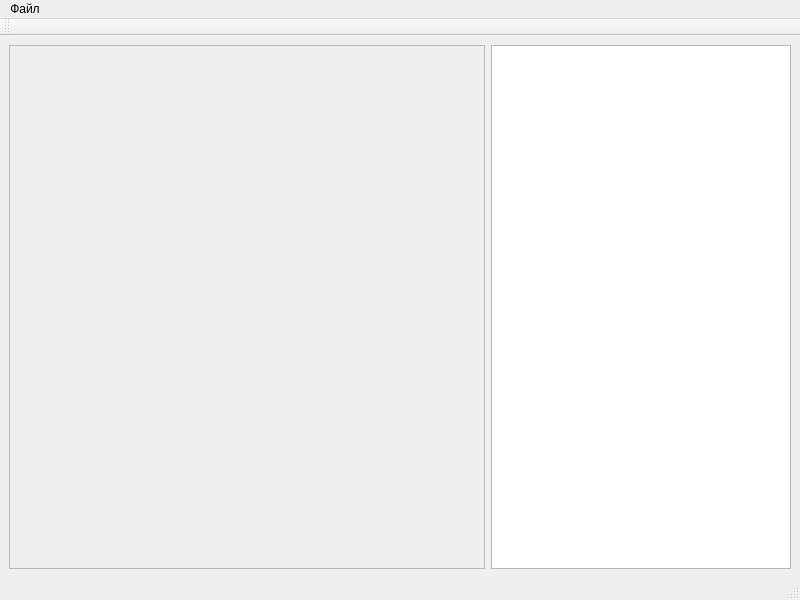
<?xml version="1.0" encoding="UTF-8"?>
<ui version="4.0">
 <class>Window_Document_Editor</class>
 <widget class="QMainWindow" name="Window_Document_Editor">
  <property name="geometry">
   <rect>
    <x>0</x>
    <y>0</y>
    <width>800</width>
    <height>600</height>
   </rect>
  </property>
  <property name="windowTitle">
   <string>MainWindow</string>
  </property>
  <widget class="QWidget" name="centralwidget">
   <layout class="QVBoxLayout" name="verticalLayout">
    <item>
     <layout class="QHBoxLayout" name="horizontalLayout">
      <item>
       <widget class="QFrame" name="frame">
        <property name="frameShape">
         <enum>QFrame::StyledPanel</enum>
        </property>
        <property name="frameShadow">
         <enum>QFrame::Raised</enum>
        </property>
        <layout class="QVBoxLayout" name="verticalLayout_3">
         <item>
          <layout class="QVBoxLayout" name="verticalLayout_2"/>
         </item>
        </layout>
       </widget>
      </item>
      <item>
       <widget class="QTableView" name="tableView_documents">
        <property name="maximumSize">
         <size>
          <width>300</width>
          <height>16777215</height>
         </size>
        </property>
       </widget>
      </item>
     </layout>
    </item>
   </layout>
  </widget>
  <widget class="QMenuBar" name="menubar">
   <property name="geometry">
    <rect>
     <x>0</x>
     <y>0</y>
     <width>800</width>
     <height>20</height>
    </rect>
   </property>
   <widget class="QMenu" name="menu">
    <property name="title">
     <string>Файл</string>
    </property>
    <addaction name="action_print"/>
    <addaction name="action_save"/>
    <addaction name="action_param_page"/>
   </widget>
   <addaction name="menu"/>
  </widget>
  <widget class="QStatusBar" name="statusbar"/>
  <widget class="QToolBar" name="toolBar">
   <property name="windowTitle">
    <string>toolBar</string>
   </property>
   <attribute name="toolBarArea">
    <enum>TopToolBarArea</enum>
   </attribute>
   <attribute name="toolBarBreak">
    <bool>false</bool>
   </attribute>
  </widget>
  <action name="action_print">
   <property name="text">
    <string>Печать</string>
   </property>
  </action>
  <action name="action_save">
   <property name="text">
    <string>Сохранить</string>
   </property>
  </action>
  <action name="action_param_page">
   <property name="text">
    <string>Параметры страницы</string>
   </property>
  </action>
 </widget>
 <resources/>
 <connections/>
</ui>
